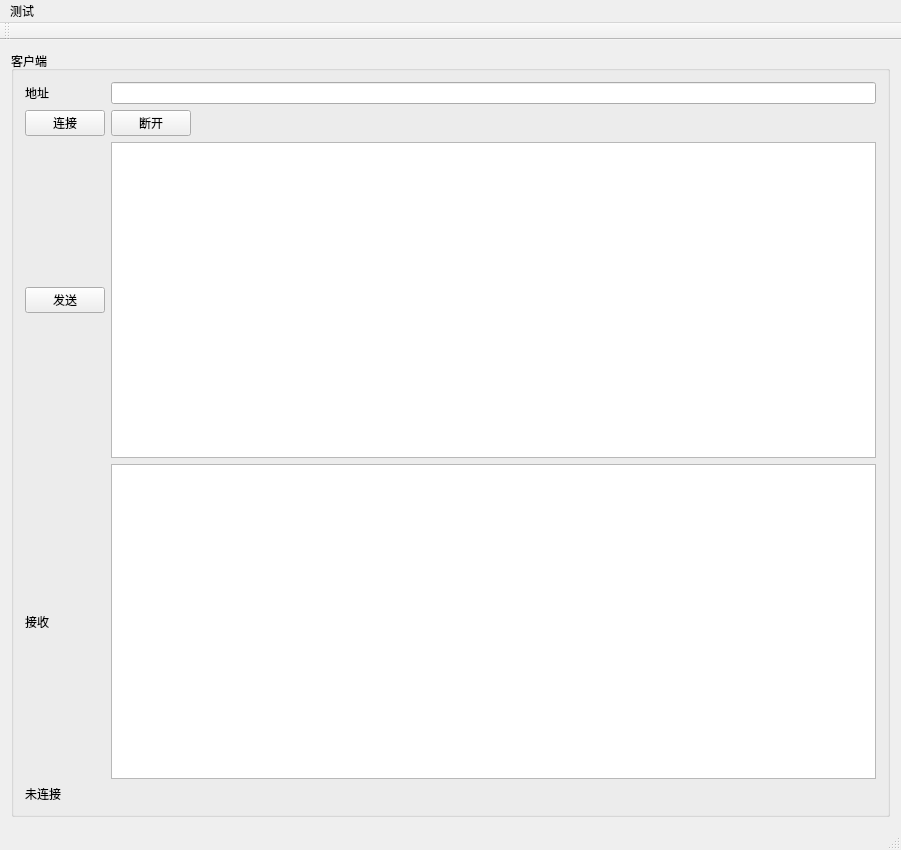
<?xml version="1.0" encoding="UTF-8"?>
<ui version="4.0">
 <class>QtTestClass</class>
 <widget class="QMainWindow" name="QtTestClass">
  <property name="geometry">
   <rect>
    <x>0</x>
    <y>0</y>
    <width>901</width>
    <height>850</height>
   </rect>
  </property>
  <property name="windowTitle">
   <string>QtTest</string>
  </property>
  <widget class="QWidget" name="centralWidget">
   <layout class="QGridLayout" name="gridLayout">
    <item row="0" column="0">
     <widget class="QGroupBox" name="groupBox">
      <property name="title">
       <string>客户端</string>
      </property>
      <layout class="QGridLayout" name="gridLayout_2">
       <item row="5" column="2">
        <widget class="QTextBrowser" name="textBrowser_clientRecive"/>
       </item>
       <item row="6" column="0">
        <widget class="QLabel" name="label_clientStatus">
         <property name="text">
          <string>未连接</string>
         </property>
        </widget>
       </item>
       <item row="3" column="0">
        <widget class="QPushButton" name="pushButton_linkStart">
         <property name="text">
          <string>连接</string>
         </property>
        </widget>
       </item>
       <item row="1" column="0">
        <widget class="QLabel" name="label">
         <property name="text">
          <string>地址</string>
         </property>
        </widget>
       </item>
       <item row="3" column="2">
        <widget class="QPushButton" name="pushButton_linkClose">
         <property name="sizePolicy">
          <sizepolicy hsizetype="Fixed" vsizetype="Fixed">
           <horstretch>0</horstretch>
           <verstretch>0</verstretch>
          </sizepolicy>
         </property>
         <property name="text">
          <string>断开</string>
         </property>
        </widget>
       </item>
       <item row="5" column="0">
        <widget class="QLabel" name="label_2">
         <property name="text">
          <string>接收</string>
         </property>
        </widget>
       </item>
       <item row="4" column="0">
        <widget class="QPushButton" name="pushButton_sendToServer">
         <property name="text">
          <string>发送</string>
         </property>
        </widget>
       </item>
       <item row="4" column="2">
        <widget class="QTextEdit" name="textEdit_clientToServer"/>
       </item>
       <item row="1" column="2">
        <widget class="QLineEdit" name="lineEdit_linkAddress">
         <property name="text">
          <string/>
         </property>
        </widget>
       </item>
      </layout>
     </widget>
    </item>
   </layout>
  </widget>
  <widget class="QMenuBar" name="menuBar">
   <property name="geometry">
    <rect>
     <x>0</x>
     <y>0</y>
     <width>901</width>
     <height>26</height>
    </rect>
   </property>
   <widget class="QMenu" name="menu">
    <property name="title">
     <string>测试</string>
    </property>
    <property name="separatorsCollapsible">
     <bool>true</bool>
    </property>
    <addaction name="action2"/>
   </widget>
   <addaction name="menu"/>
  </widget>
  <widget class="QToolBar" name="mainToolBar">
   <attribute name="toolBarArea">
    <enum>TopToolBarArea</enum>
   </attribute>
   <attribute name="toolBarBreak">
    <bool>false</bool>
   </attribute>
  </widget>
  <widget class="QStatusBar" name="statusBar"/>
  <action name="action2">
   <property name="text">
    <string>毛刺检测</string>
   </property>
  </action>
 </widget>
 <layoutdefault spacing="6" margin="11"/>
 <resources/>
 <connections/>
</ui>
